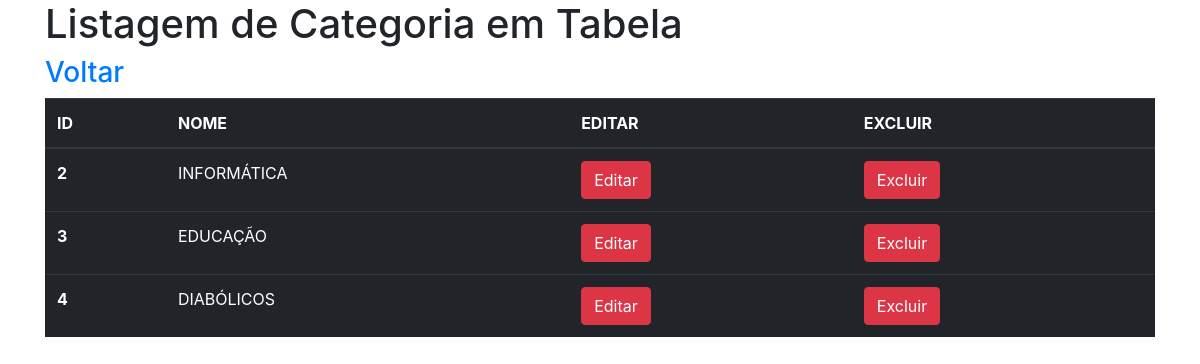
The page /lista_categoria_tabela.php on the database its author committed.
### tables this page shows
CREATE TABLE TBCATEGORIA (

IDCATE INT NOT NULL AUTO_INCREMENT PRIMARY KEY,

NOMECATE VARCHAR(25)

);

### lista_categoria_tabela.php (the view, shortened to what this page needs)
<!DOCTYPE html>
<html lang="pt-br">
  <head>
    <link rel="stylesheet" href="https://stackpath.bootstrapcdn.com/bootstrap/4.1.3/css/bootstrap.min.css">
  </head>
  <body>
  <div class ="container">
        <h1>Listagem de Categoria em Tabela</h1>
        <table class="table table-hover table-dark">
  <thead>
    <tr>
      <th scope="col">ID</th>
      <th scope="col">NOME</th>
      <th scope="col">EDITAR</th>
      <th scope="col">EXCLUIR</th>
    </tr>
  </thead>
  <tbody>
        <h3> <a href="index.php"> Voltar </a></h3>
    <?php
    require "conexao.php";
     $comandoSql="select * from tbcategoria";
     $resultado=mysqli_query($con,$comandoSql);
     while($dados=mysqli_fetch_assoc($resultado)){
    $id=$dados["IDCATE"];
    $nome=$dados["NOMECATE"];
    echo "<tr>
    <th scope='row'>$id</th>
    <td>$nome</td>
    <td> <a href='frm_altera_categoria.php?id=$id'> <button type='button' class='btn btn-danger'>Editar</button> </a> </td>
    <td> <a href='del_categoria.php?id=$id'> <button type='button' class='btn btn-danger'>Excluir</button> </a> </td>
  </tr>";
    }
    ?>
    </div>
  </body>
</html>

### rows shown on the page
tbcategoria: IDCATE "2", NOMECATE "INFORMÁTICA"
tbcategoria: IDCATE "3", NOMECATE "EDUCAÇÃO"
tbcategoria: IDCATE "4", NOMECATE "DIABÓLICOS"
